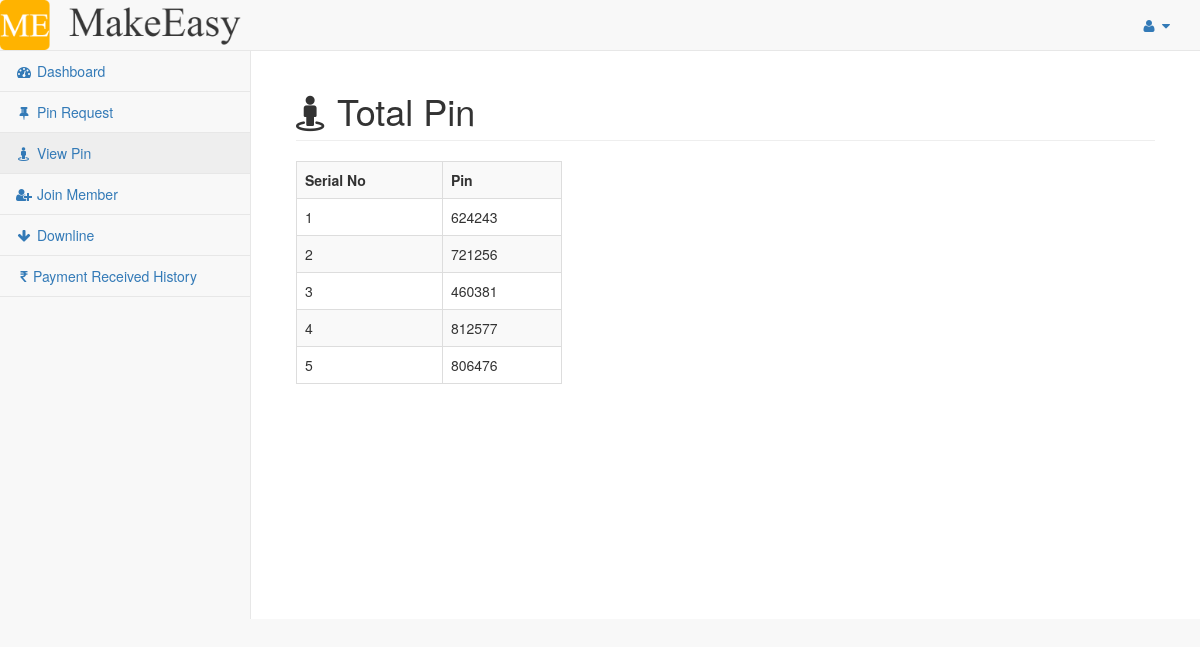
Page /mlm/pin.php (signed in) on the committed database.
### tables this page shows
CREATE TABLE `pin_list` (
  `id` int(11) NOT NULL,
  `userid` varchar(50) NOT NULL,
  `pin` int(11) NOT NULL,
  `status` enum('open','close') NOT NULL DEFAULT 'open'
);

### mlm/pin.php (the view, shortened to what this page needs)
<?php
include('php-includes/connect.php');
$userid = $_SESSION['userid'];
?>
<!DOCTYPE html>
<html lang="en">
<head>
    <link href="vendor/bootstrap/css/bootstrap.min.css" rel="stylesheet">
    <link href="vendor/metisMenu/metisMenu.min.css" rel="stylesheet">
    <link href="dist/css/sb-admin-2.css" rel="stylesheet">
    <link href="vendor/font-awesome/css/font-awesome.min.css" rel="stylesheet" type="text/css">
</head>
<body>
    <div id="wrapper">
        <?php include('php-includes/menu.php'); ?>
        <div id="page-wrapper">
            <div class="container-fluid">
                <div class="row">
                    <div class="col-lg-12">
                        <h1 class="page-header"><i class="fa fa-street-view"></i> Total Pin</h1>
                    </div>
                </div>
                <div class="row">
                	<div class="col-lg-4">
                    	<div class="table-responsive">
                        	<table class="table table-bordered table-striped">
                            	<tr>
                                	<th>Serial No</th>
                                    <th>Pin</th>
                                </tr>
                                <?php
									$i=1;
									$query = mysqli_query($con,"select * from pin_list where userid='$userid' and status='open'");
									if(mysqli_num_rows($query)>0){
										while($row=mysqli_fetch_array($query)){
											$pin = $row['pin'];
										?>
                                        	<tr>
                                            	<td><?php echo $i ?></td>
                                                <td><?php echo $pin ?></td>
                                            </tr>
                                        <?php
											$i++;
										}
									}
									else{
									?>
                                    	<tr>
                                        	<td colspan="2">Sorry you have no pin.</td>
                                        </tr>
                                    <?php
									}
								?>
                            </table>
                        </div>
                    </div>
                </div>
            </div>
        </div>
    </div>
</body>
</html>

### rows in the picture
pin_list: pin "624243"
pin_list: pin "721256"
pin_list: pin "460381"
pin_list: pin "812577"
pin_list: pin "806476"
